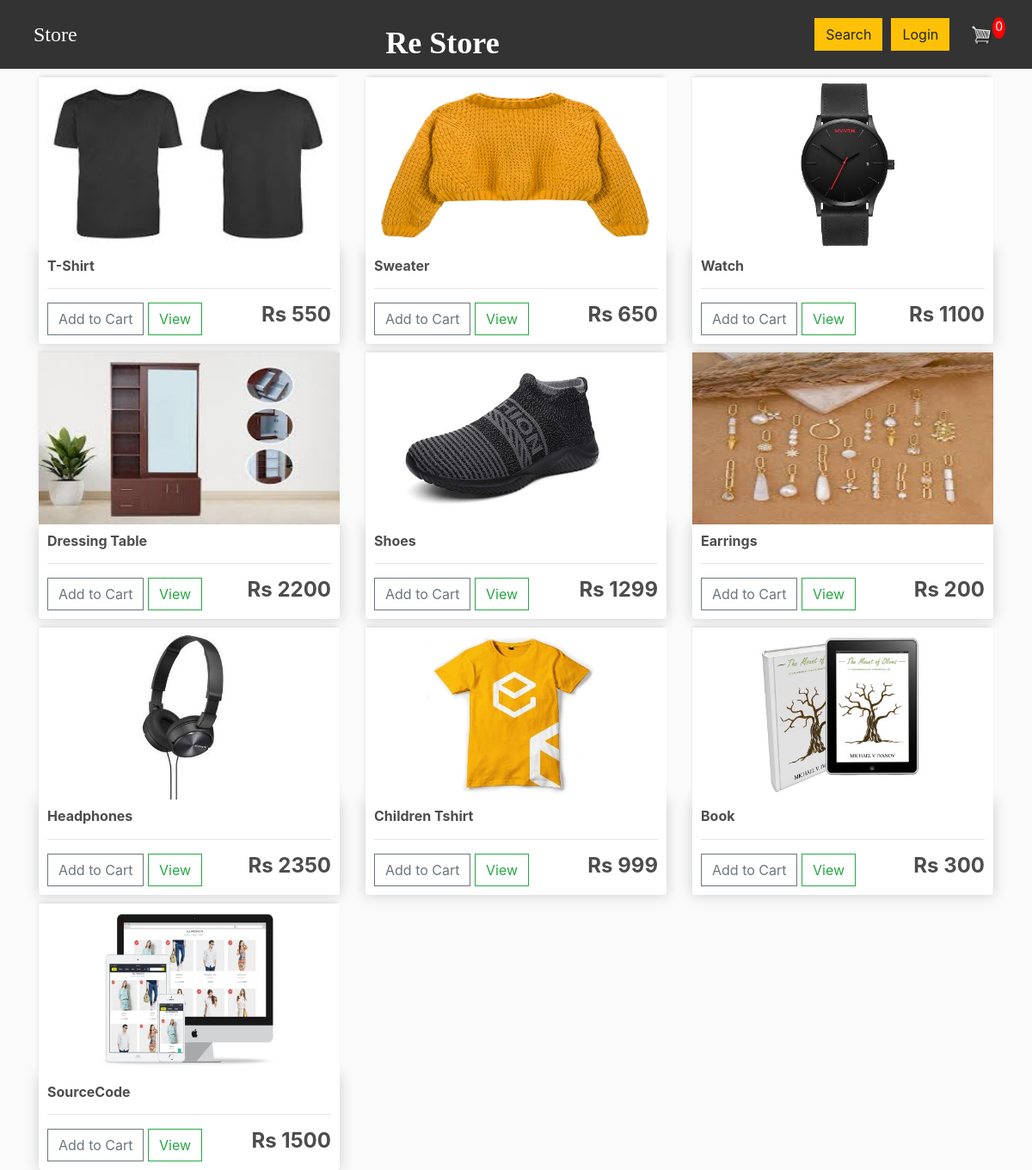
Page /store/ on the earlier database version.
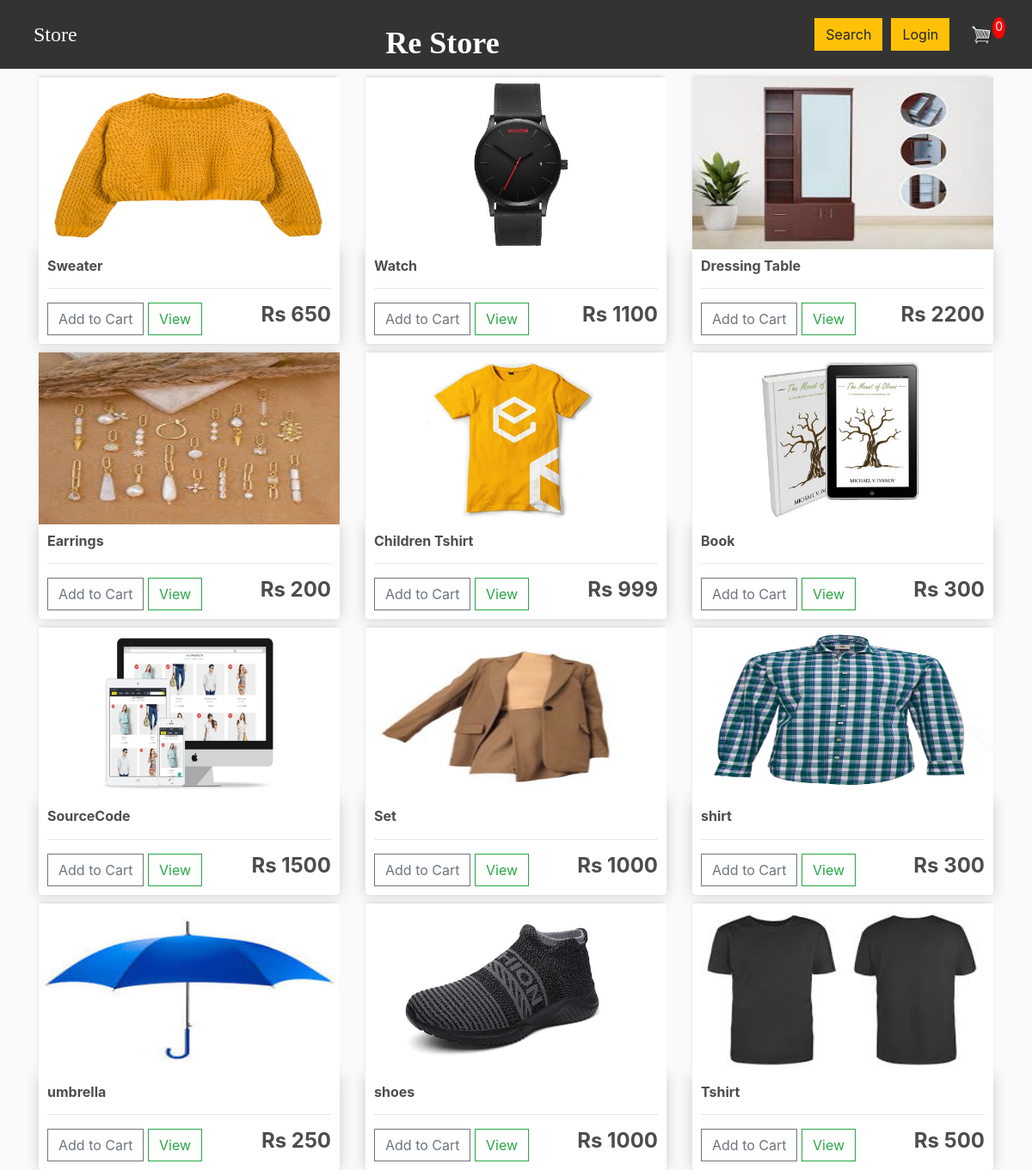
Same page on the later database version.
### Store/models.py (models this page shows, shortened)
class Product(models.Model):
	name = models.CharField(max_length=200)
	price = models.DecimalField(max_digits=7, decimal_places=0)  # Store prices with 0 decimal places
	digital = models.BooleanField(default=False,null=True, blank=True)
	image = models.ImageField(null=True, blank=True)
	@property
	def imageURL(self):
		try:
			url = self.image.url
		except:
			url = ''
		return url

### Store/views.py (the view)
# urls.py: path('store/',views.store,name="store"),
def store(request):
    data = cartData(request)
    cartItems = data['cartItems']
    order = data['order']
    items = data['items']
    products = Product.objects.all()
    context = {'products': products, 'cartItems': cartItems}
    return render(request, 'store/store.html', context)

### Store/utils.py (called while the page is built, shortened)
def cookieCart(request):
    try:
        cart = json.loads(request.COOKIES['cart'])
    except:
        cart = {}
        print('CART:', cart)
    items = []
    order = {'get_cart_total': 0, 'get_cart_items': 0, 'shipping': False}
    cartItems = order['get_cart_items']
    return {'cartItems': cartItems, 'order': order, 'items': items}

def cartData(request):
    if request.user.is_authenticated:
        customer = request.user.customer
        order, created = Order.objects.get_or_create(customer=customer, complete=False)
        items = order.orderitem_set.all()
        cartItems = order.get_cart_items
    else:
        cookieData = cookieCart(request)
        cartItems = cookieData['cartItems']
        order = cookieData['order']
        items = cookieData['items']
    return {'cartItems': cartItems, 'order': order, 'items': items}

### Store/templates/store/store.html
{% extends 'store/main.html' %}
{% load static %}
{% block content %}
	<div class="row">
		{% for product in products %}
		<div class="col-lg-4">
			<img class="thumbnail" src="{{product.imageURL}}">
			<div class="box-element product">
				<h6><strong>{{product.name}}</strong></h6>
				<hr>
				<button data-product="{{product.id}}" data-action="add" class="btn btn-outline-secondary add-btn update-cart">Add to Cart</button>
				<a class="btn btn-outline-success" href="#">View</a>
				<h4 style="display: inline-block; float: right"><strong>Rs {{product.price}}</strong></h4>
			</div>
		</div>
		{% endfor %}
	</div>
{% endblock content %}

### Store/templates/store/main.html (shortened to what this page needs)
{% load static %}
<html>
    <head>
        <link rel="stylesheet" href="https://cdn.jsdelivr.net/npm/bootstrap@4.4.1/dist/css/bootstrap.min.css"
>
        <link rel="stylesheet" type="text/css" href="{% static 'css/main.css' %}">
    </head>
    <body>
      <nav class="navbar navbar-expand-lg navbar-dark" style="background-color:#333333; height: 80px;">
<div class="container-fluid d-flex justify-content-between align-items-center" style="height: 100%;">
  <div class="collapse navbar-collapse" id="navbarSupportedContent">
    <ul class="navbar-nav mr-auto">
      <li class="nav-item active">
        <a class="nav-link" href="{% url 'store' %}" style="font-size: 24px; font-family: 'Times New Roman', sans-serif; color: #fff;">Store <span class="sr-only">(current)</span></a>
      </li>
    </ul>
      <nav class="navbar" style=" height: 60px; display: flex; justify-content: center; align-items: center; width: 100%;">
    <a class="navbar-brand" href="{% url 'store' %}" style="font-size: 36px; font-weight: bold; color: #fff; text-decoration:none; font-family: 'Times New Roman', sans-serif;">
        Re Store
    </a>
</nav>
      <a href="{% url 'search' %}" class="btn btn-warning" style=" margin-right: 10px;">Search</a>
<div class="form-inline my-2 my-lg-0">
    {% if user.is_authenticated %}
        <a href="{% url 'logout' %}" class="btn btn-warning" style="margin-right: 10px;">Logout</a>
    {% else %}
        <a href="{% url 'login' %}" class="btn btn-warning" style=" margin-right: 10px;">Login</a>
    {% endif %}
</div>
	     	<a href="{% url 'cart' %}">
	    		<img  id="cart-icon" src="{% static 'images/cart.png' %}">
	    	</a>
	    	<p id="cart-total">{{ cartItems }}</p></div>
  </div>
</nav>
        <div class="container">
            {% block content %}{% endblock %}
        </div>
    </body>
</html>

### Store/static/css/main.css (style rules this page uses)
body { background-color: hsl(0, 0%, 98%); }
h1,h2,h3,h4,h5,h6 { color:hsl(0, 0%, 30%); }
.box-element { box-shadow:hsl(0, 0%, 80%) 0 0 16px; background-color: #fff; border-radius: 4px; padding: 10px; }
.thumbnail { width: 100%; height: 200px; -webkit-box-shadow: -1px -3px 5px -2px rgba(214,214,214,1); -moz-box-shadow: -1px -3px 5px -2px rgba(214,214,214,1); box-shadow: -1px -3px 5px -2px rgba(214,214,214,1); }
.product { border-radius: 0 0 4px 4px; }
#cart-icon { width:25px; display: inline-block; margin-left: 15px; }
#cart-total { display: block; text-align: center; color:#fff; background-color: red; width: 20px; height: 25px; border-radius: 50%; font-size: 14px; }
.col-lg-4, .col-lg-6, .col-lg-8, .col-lg-12 { margin-top: 10px; }
.btn { border-radius: 0; }

Differences in the rows shown:
removed Product: imageURL (picture), name "T-Shirt", price "550"
removed Product: imageURL (picture), name "Shoes", price "1299"
removed Product: imageURL (picture), name "Headphones", price "2350"
added Product: imageURL (picture), name "Set", price "1000"
added Product: imageURL (picture), name "shirt", price "300"
added Product: imageURL (picture), name "umbrella", price "250"
added Product: imageURL (picture), name "shoes", price "1000"
added Product: imageURL (picture), name "Tshirt", price "500"
